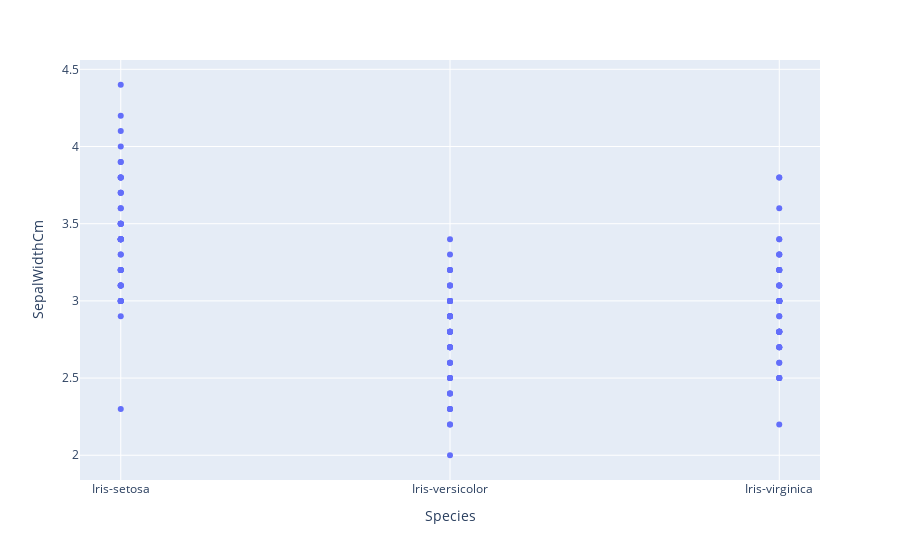

Source (notebook cell):
### Code cell
px.scatter(iris,x="Species",y="SepalWidthCm")

### Figure 1 — Plotly figure (JSON) as saved in the notebook; plotly's stock layout.template omitted (floating-point values rounded to 4 significant figures; data arrays with more than 128 entries replaced by an {"elided": "..."} marker saying what was removed)
{"data": [{"hovertemplate": "Species=%{x}<br>SepalWidthCm=%{y}<extra></extra>", "legendgroup": "", "marker": {"color": "#636efa", "symbol": "circle"}, "mode": "markers", "name": "", "showlegend": false, "type": "scatter", "x": {"elided": "150 str values"}, "xaxis": "x", "y": {"elided": "150 float values"}, "yaxis": "y"}], "layout": {"legend": {"tracegroupgap": 0}, "margin": {"t": 60}, "xaxis": {"anchor": "y", "domain": [0, 1], "title": {"text": "Species"}}, "yaxis": {"anchor": "x", "domain": [0, 1], "title": {"text": "SepalWidthCm"}}}}
